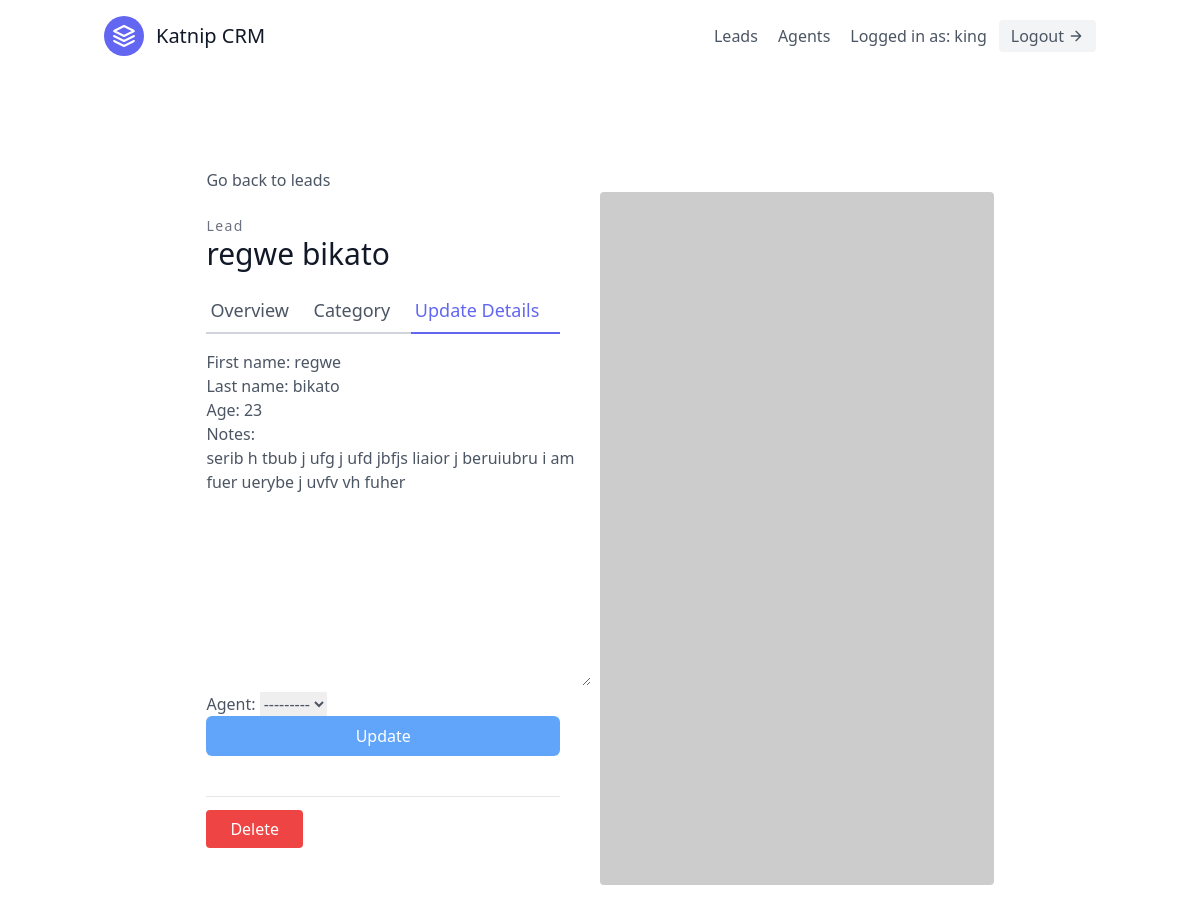
/leads/2/update/ (signed in), run on an earlier commit of the app's database.
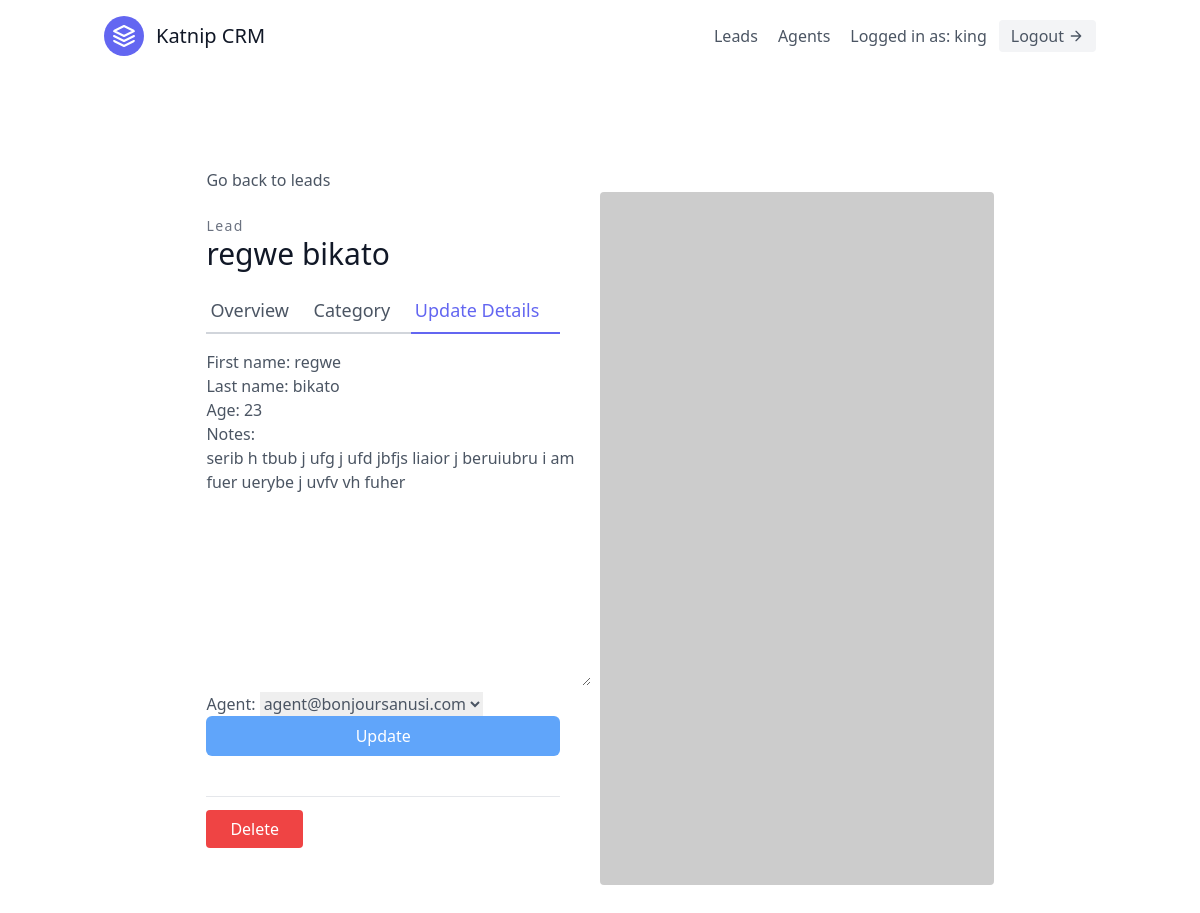
And on a later commit of the database.
### leads/models.py (models this page shows, shortened)
class Lead(models.Model):
    first_name = models.CharField(max_length=20)
    last_name = models.CharField(max_length=20)
    notes = models.TextField()
    age = models.IntegerField(default=0)
    agent = models.ForeignKey(
        "Agent", on_delete=models.SET_NULL, null=True, blank=True
    )
    organisation = models.ForeignKey(
        UserProfile, on_delete=models.CASCADE
    )
    category = models.ForeignKey(
        "Category", related_name="leads",on_delete=models.SET_NULL, null=True, blank=True
    )

### leads/views.py (the view, shortened to what this page needs)
# urls.py: path("<int:pk>/update/", LeadUpdateView.as_view(), name="lead-update"),
class LeadUpdateView(OrganiserAndLoginRequiredMixin, UpdateView):
    template_name = "leads/lead_update.html"
    form_class = LeadModelForm
    def get_queryset(self):
        user = self.request.user
        return Lead.objects.filter(organisation=user.userprofile)

### leads/forms.py
class LeadModelForm(forms.ModelForm):
    class Meta:
        model = Lead
        fields = (
            "first_name",
            "last_name",
            "age",
            'notes',
            "agent",
        )

### agents/mixins.py (called while the page is built)
    def dispatch(self, request, *args, **kwargs):
        if not request.user.is_authenticated or not request.user.is_organiser:
            return redirect('login')
        return super().dispatch(request, *args, **kwargs)

### leads/models.py (called while the page is built)
    def __str__(self):
        return self.user.email

### leads/templates/leads/lead_update.html (shortened to what this page needs)
{% extends "base.html" %}
{% load tailwind_filters %}
{% block content %}
<section class="text-gray-600 body-font overflow-hidden">
  <div class="container px-5 py-24 mx-auto">
    <div class="lg:w-4/5 mx-auto flex flex-wrap">
      <a href="{% url 'leads:lead-list' %}">Go back to leads</a>
    </div>
    <div class="lg:w-4/5 mx-auto flex flex-wrap">
      <div class="lg:w-1/2 w-full lg:pr-10 lg:py-6 mb-6 lg:mb-0">
        <h2 class="text-sm title-font text-gray-500 tracking-widest">Lead</h2>
        <h1 class="text-gray-900 text-3xl title-font font-medium mb-4">{{ lead.first_name }} {{ lead.last_name }}</h1>
        <div class="flex mb-4">
          <a class="flex-grow border-b-2 border-gray-300 py-2 text-lg px-1"
            href="{% url 'leads:lead-detail' lead.pk %}">
            Overview
          </a>
          <a href="{% url 'leads:lead-category-update' lead.pk %}" class="flex-grow border-b-2 border-gray-300 py-2 text-lg px-1">Category</a>
          <a href="{% url 'leads:lead-update' lead.pk %}"
            class="flex-grow text-indigo-500 border-b-2 border-indigo-500 py-2 text-lg px-1">
            Update Details
          </a>
        </div>
        <form method="post">
			{{ form|crispy }}
          	<button
				type="submit"
				class="w-full text-white bg-blue-400 hover:bg-blue-600 px-3 py-2 rounded-md mb-5"
        	>
            	Update
        	</button>
        </form>
        <div class="mt-5 py-5 border-t border-gray-200">
          <a href="{% url 'leads:lead-delete' lead.pk %}" class="w-1/2 mt-3 text-white bg-red-500 border-0 py-2 px-6 focus:outline-none hover:bg-red-600 rounded">Delete</a>
        </div>
      </div>
      <img alt="ecommerce" class="lg:w-1/2 w-full lg:h-auto h-64 object-cover object-center rounded"
        src="https://dummyimage.com/400x400">
    </div>
  </div>
</section>
{% endblock content %}

What changed in the data, as far as the page shows it:
changed Lead "regwe": agent "---------" → "agent@bonjoursanusi.com"
